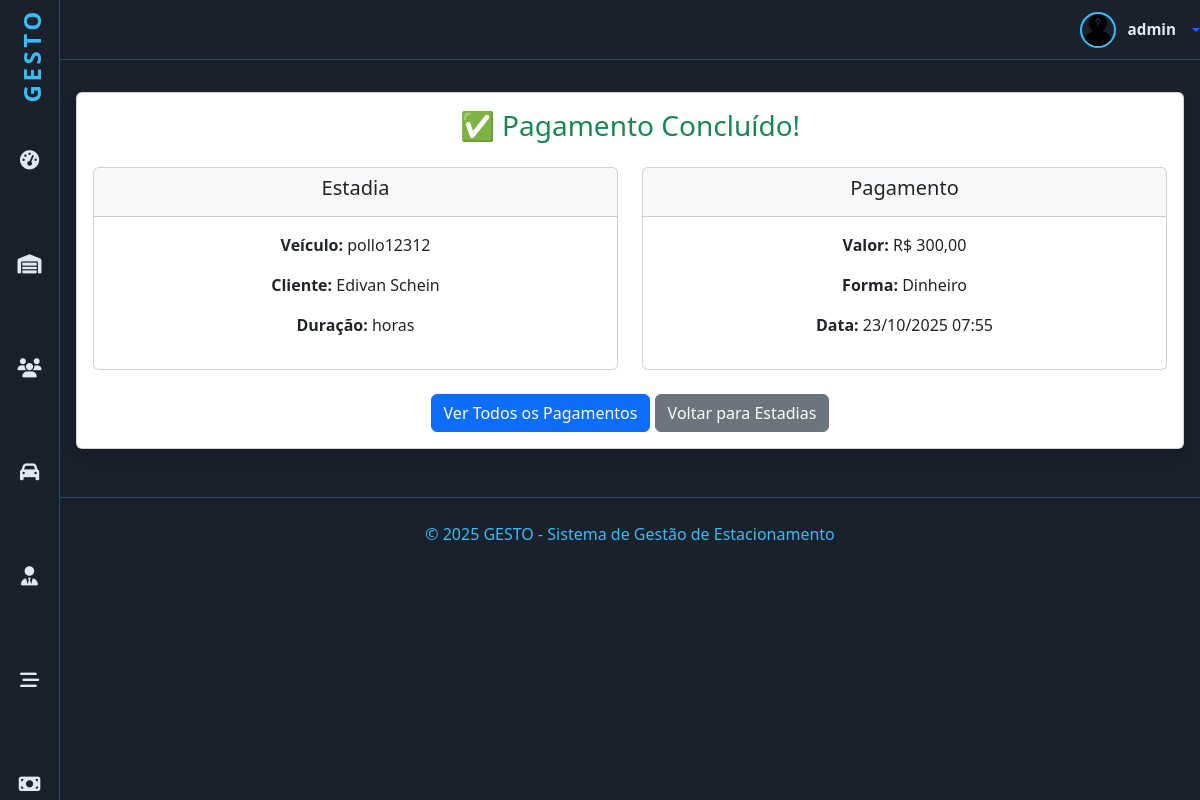
Page /pagamentos/concluido/21/ (signed in) on the committed database.
### estadias/models.py (models this page shows, shortened)
class Estadia(models.Model):
    veiculo = models.ForeignKey('veiculos.Veiculo', on_delete=models.PROTECT)
    cliente = models.ForeignKey('clientes.ClienteGeral', on_delete=models.SET_NULL, null=True, blank=True)
    funcionario = models.ForeignKey('funcionarios.Funcionario', on_delete=models.SET_NULL, null=True, blank=True)
    vaga = models.ForeignKey('vagas.Vaga', on_delete=models.SET_NULL, null=True, blank=True)
    data_chegada = models.DateTimeField(default=timezone.now)
    data_saida = models.DateTimeField(null=True, blank=True)
    finalizada = models.BooleanField(default=False)
    valor_total = models.DecimalField(max_digits=8, decimal_places=2, default=0)
    class Meta:
        ordering = ['-data_chegada']

### veiculos/models.py (models this page shows, shortened)
class Veiculo(models.Model):
    placa = models.CharField('Placa', max_length=10, unique=True)
    marca = models.CharField('Marca', max_length=50, null=True, blank=True)
    modelo = models.CharField('Modelo', max_length=50, null=True, blank=True)
    cor = models.CharField('Cor', max_length=30, null=True, blank=True)
    foto = models.ImageField('Foto', upload_to='static/veiculos', null=True, blank=True)
    clientes = models.ManyToManyField(ClienteGeral,related_name='veiculos',verbose_name='Clientes',blank=False)
    plano = models.ForeignKey(Plano, on_delete=models.SET_NULL, null=True, blank=True, verbose_name='Plano')
    categoria_cnh = models.ForeignKey(Categoria, on_delete=models.SET_NULL, null=True, verbose_name='Categoria do Veículo',limit_choices_to={'status': True})
    data_vencimento_plano = models.DateField('Data de Vencimento do Plano',null=True,blank=True)
    class Meta:
        verbose_name = 'Veículo'
        verbose_name_plural = 'Veículos'
        ordering = [Upper('placa')]

### clientes/models.py (models this page shows, shortened)
class Pessoa(models.Model):
    nome = models.CharField('Nome', max_length=50, help_text='Nome completo')
    fone = models.CharField('Fone', max_length=12, help_text='Número de telefone (Apenas números)', unique=True)
    email = models.EmailField('E-mail', max_length=100, help_text='E-mail', unique=True)
    endereco = models.CharField('Endereço', max_length=300, help_text='Endereço completo')
    foto = StdImageField('Foto', upload_to='static/pessoas', delete_orphans=True, null=True, blank=True)
    class Meta:
        abstract = True

class ClienteGeral(Pessoa):
    TIPO_CLIENTE_CHOICES = (
        ('PF', 'Pessoa Física'),
        ('PJ', 'Pessoa Jurídica'),
    )
    tipo_cliente = models.CharField('Tipo de Cliente', max_length=2, choices=TIPO_CLIENTE_CHOICES)
    cpf = models.CharField('CPF ', max_length=14, unique=True, null=True, blank=True)
    data_nascimento = models.DateField('Data de Nascimento', null=True, blank=True)
    empresa = models.CharField('Nome da Empresa', max_length=100, null=True, blank=True)
    cnpj = models.CharField('CNPJ (Apenas números)', max_length=18, unique=True, null=True, blank=True)
    class Meta:
        verbose_name = 'Cliente'
        verbose_name_plural = 'Clientes'
        ordering = [Upper('nome'), Upper('empresa')]

### pagamentos/models.py (models this page shows, shortened)
class Pagamento(models.Model):
    PAGAMENTO_CHOICES = (
        ('DINHEIRO', 'Dinheiro'),
        ('PIX', 'PIX'),
        ('CREDITO', 'Cartão de Crédito'),
        ('DEBITO', 'Cartão de Débito'),
    )
    STATUS_CHOICES = (
        ('PENDENTE', 'Pendente'),
        ('PAGO', 'Pago'),
    )
    data_pagamento = models.DateTimeField('Data do Pagamento', default=timezone.now)
    forma = models.CharField('Forma de Pagamento', max_length=20, choices=PAGAMENTO_CHOICES, default='DINHEIRO')
    valor_total = models.DecimalField('Valor Total', max_digits=8, decimal_places=2, default=0)
    estadia = models.ForeignKey(Estadia, on_delete=models.CASCADE, related_name='pagamentos', blank=True, null=True)
    status = models.CharField('Status', max_length=20, choices=STATUS_CHOICES, default='PAGO')
    observacao = models.TextField('Observação', blank=True, null=True)
    class Meta:
        verbose_name = 'Pagamento'
        verbose_name_plural = 'Pagamentos'
        ordering = ['-data_pagamento']

### pagamentos/views.py (the view)
# urls.py: path('concluido/<int:pagamento_id>/', views.PagamentoConcluidoDetalhesView.as_view(),name='pagamento_concluido'),
class PagamentoConcluidoDetalhesView(View):
    def get(self, request, pagamento_id):
        pagamento = get_object_or_404(Pagamento, id=pagamento_id)
        context = {
            'pagamento': pagamento,
            'estadia': pagamento.estadia
        }
        return render(request, 'controle_pgto/pagamento_concluido.html', context)

### pagamentos/templates/controle_pgto/pagamento_concluido.html
{% extends 'principal.html' %}
{% block content %}
<div class="card shadow m-3">
    <div class="card-body text-center">
        <h3 class="text-success">✅ Pagamento Concluído!</h3>
        <div class="row mt-4">
            <div class="col-md-6">
                <div class="card">
                    <div class="card-header">
                        <h5>Estadia</h5>
                    </div>
                    <div class="card-body">
                        <p><strong>Veículo:</strong> {{ estadia.veiculo.placa }}</p>
                        <p><strong>Cliente:</strong> {{ estadia.cliente.nome }}</p>
                        <p><strong>Duração:</strong> {{ estadia.calcular_duracao_em_horas }} horas</p>
                    </div>
                </div>
            </div>
            <div class="col-md-6">
                <div class="card">
                    <div class="card-header">
                        <h5>Pagamento</h5>
                    </div>
                    <div class="card-body">
                        <p><strong>Valor:</strong> R$ {{ pagamento.valor_total }}</p>
                        <p><strong>Forma:</strong> {{ pagamento.get_forma_display }}</p>
                        <p><strong>Data:</strong> {{ pagamento.data_pagamento|date:"d/m/Y H:i" }}</p>
                    </div>
                </div>
            </div>
        </div>
        <div class="mt-4">
            <a href="{% url 'pagamentos:pagamentos' %}" class="btn btn-primary">Ver Todos os Pagamentos</a>
            <a href="{% url 'estadias' %}" class="btn btn-secondary">Voltar para Estadias</a>
        </div>
    </div>
</div>
{% endblock %}

### home/templates/principal.html (shortened to what this page needs)
<!doctype html>
{% load static %}
{% load django_bootstrap5 %}
<html lang="pt-br">
<head>
    {% block head %}
    {% include "head.html" %}
    {% endblock %}
</head>
<body>
<header id="header-top" role="banner" aria-label="Cabeçalho superior">
    <div class="dropdown">
        <a href="#" class="user-profile text-decoration-none dropdown-toggle" data-bs-toggle="dropdown"
           aria-expanded="false">
            {% if user.is_authenticated %}
                {% if user.funcionario.foto %}
                    <img src="{{ user.funcionario.foto.url }}" alt="Avatar do utilizador"/>
                {% else %}
                    <img src="{% static 'img/desconhecido.png' %}" alt="Avatar do utilizador"/>
                {% endif %}
                <span>{{ user.username }}</span>
            {% else %}
                <i class="fas fa-sign-in-alt me-2"></i>
                <span>Acesso</span>
            {% endif %}
        </a>
    </div>
</header>
{% if request.user.is_authenticated %}
    <nav id="sidebar" aria-label="Menu principal">
        <div class="logo" aria-label="Logo GESTO">
            <a href="{% url 'index' %}"
               class="nav-link {% if request.resolver_match.url_name == 'index' %}active{% endif %}">GESTO</a>
        </div>
        <div data-bs-spy="scroll"  data-bs-offset="0" data-bs-smooth-scroll="true" class="scrollspy" tabindex="0">
      <ul class="nav flex-column" role="menu" aria-label="Navegação principal">
            <li class="nav-item" role="none">
                <a href="{% url 'index' %}"
                   class="nav-link {% if request.resolver_match.url_name == 'index' %}active{% endif %}">
                    <i class="fa-solid fa-gauge-high" aria-hidden="true"></i>
                </a>
            </li>
            <li class="nav-item" role="none">
                <a href="{% url 'estadias' %}"
                   class="nav-link {% if request.resolver_match.url_name == 'estadias' %}active{% endif %}">
                    <i class="fa-solid fa-warehouse" aria-hidden="true"></i>
                </a>
            </li>
            <li class="nav-item" role="none">
                <a href="{% url 'clientes' %}"
                   class="nav-link {% if request.resolver_match.url_name == 'clientes' %}active{% endif %}">
                    <i class="fas fa-users"></i>
                </a>
            </li>
            <li class="nav-item" role="none">
                <a href="{% url 'veiculos' %}"
                   class="nav-link {% if request.resolver_match.url_name == 'veiculos' %}active{% endif %}">
                    <i class="fas fa-car" aria-hidden="true"></i>
                </a>
            </li>
           <li class="nav-item" role="none">
                <a href="{% url 'funcionarios' %}"
                   class="nav-link {% if request.resolver_match.url_name == 'funcionarios' %}active{% endif %}">
                    <i class="fas fa-user-tie" aria-hidden="true"></i>
                </a>
            </li>
            <li class="nav-item" role="none">
                <a href="{% url 'vagas' %}"
                   class="nav-link {% if request.resolver_match.url_name == 'vagas' %}active{% endif %}">
                    <i class="fas fa-stream" aria-hidden="true"></i>
                </a>
            </li>
            <li class="nav-item" role="none">
                <a href="{% url 'valores' %}"
                   class="nav-link {% if request.resolver_match.url_name == 'valores' %}active{% endif %}">
                    <i class="fa-solid fa-money-bill" aria-hidden="true"></i>
                </a>
            </li>
        </ul>
    </div>
    </nav>
{% endif %}
{% block content %}{% endblock %}
{% block footer %}
{% include "footer.html" %}
{% endblock %}
</body>
</html>

### home/templates/head.html (style rules this page uses)
:root { --bg-primary: #1a202c; --bg-card: #2d3748; --text-primary: #e2e8f0; --highlight: #38bdf8; --border-subtle: rgba(56, 223, 248, 0.25); --table-row-alt: #374151; }
.scrollspy { position: relative; height: 100vh; margin-top: .5rem; overflow: auto; -ms-overflow-style: none; scrollbar-width: none; }
body { background-color: var(--bg-primary); color: var(--text-primary); font-family: "Segoe UI", Tahoma, Geneva, Verdana, sans-serif; min-height: 100vh; overflow-x: hidden; margin-left: 5%; }
#sidebar { background-color: var(--bg-primary); min-height: 100vh; width: 5%; position: fixed; top: 0; left: 0; padding-top: 0.5rem; display: flex; flex-direction: column; align-items: center; border-right: 1px solid var(--border-subtle); z-index: 1030; transition: 0.7s ease-out; margin-bottom: 10%; }
#sidebar .logo { font-weight: 700; font-size: 1.5rem; color: var(--highlight); margin-bottom: 2rem; user-select: none; writing-mode: vertical-rl; transform: rotate(180deg); letter-spacing: 0.15em; text-align: center; width: 32px; }
#sidebar ul.nav { list-style: none; padding: 0; margin: 0; width: 100%; margin-bottom: 10%; padding-bottom: 30%; }
#sidebar ul.nav li { width: 100%; margin-bottom: 1.5rem; text-align: center; }
#sidebar ul.nav li a { color: var(--text-primary); font-size: 1.2rem; display: block; width: 100%; padding: 0.2rem 0; transition: color 0.3s; position: relative; }
#header-top { height: 60px; border-bottom: 1px solid var(--border-subtle); display: flex; align-items: center; justify-content: flex-end; gap: 1.5rem; margin-bottom: 2rem; color: var(--text-primary); }
#header-top .user-profile { display: flex; align-items: center; gap: 0.75rem; cursor: pointer; user-select: none; }
#header-top .user-profile img { width: 36px; height: 36px; border-radius: 50%; border: 2px solid var(--highlight); object-fit: cover; }
#header-top .user-profile span { font-weight: 600; font-size: 0.95rem; color: var(--text-primary); white-space: nowrap; }

### rows in the picture
Estadia: veiculo.placa "pollo12312", cliente.nome "Edivan Schein"
Pagamento: valor_total "300,00", forma "Dinheiro", data_pagamento "23/10/2025 07:55"

### other values in the picture
{{ user.username }} "admin"
